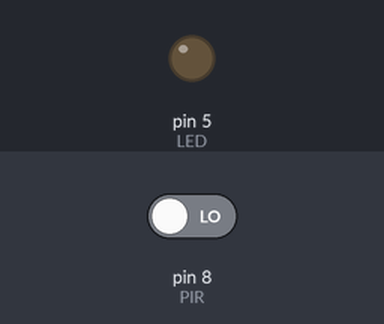
Recording of a sketch running on a simulated Arduino Uno, built with avr-gcc and run on an emulated ATmega328P. On the bench: output pins drawn as LEDs (lit = HIGH). The inputs (shaded band) are chosen by the test bench; at power-on: pin 8 (PIR) LOW. What the sketch prints to the serial monitor is not drawn.

Above: at 1.2 s.
1.3 s: pin 8 (PIR) driven HIGH
At 1.9 s:
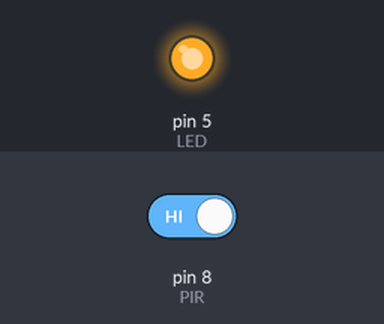
2.9 s: pin 8 (PIR) driven LOW
At 4.3 s:
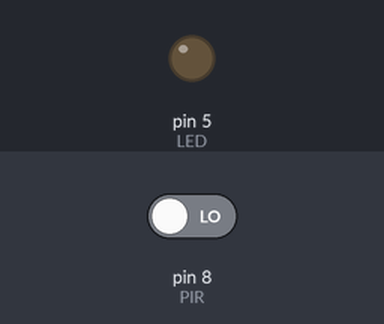
Timing chart, 0 to 5.9 s (numbered marks = the images above; inputs shaded):
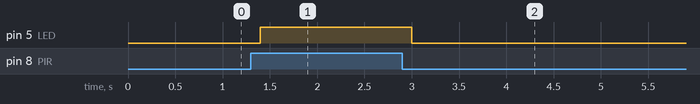

Measured:
- after the input at 1.3 s, pin 5 (LED): LOW → HIGH after 0.10 s
- after the input at 2.9 s, pin 5 (LED): HIGH → LOW after 0.10 s

The sketch:

HC-12-Sender_PIR.ino
```cpp
// HC-12 Sender

 byte PIR = 8 ;
 byte LED = 5 ;

 void setup() {
  pinMode(LED, OUTPUT) ;
  pinMode(PIR, INPUT) ;
  Serial.begin(9600);
 }

 void loop() {
  int V_PIR = digitalRead(PIR) ;

  if (V_PIR == 1) {
  Serial.print('o');
  digitalWrite(LED, HIGH) ;
  delay(200);
  }

  if (V_PIR == 0 ) {
  Serial.print('f');
  digitalWrite(LED, LOW) ;
  delay(200);
  }
 }
```
